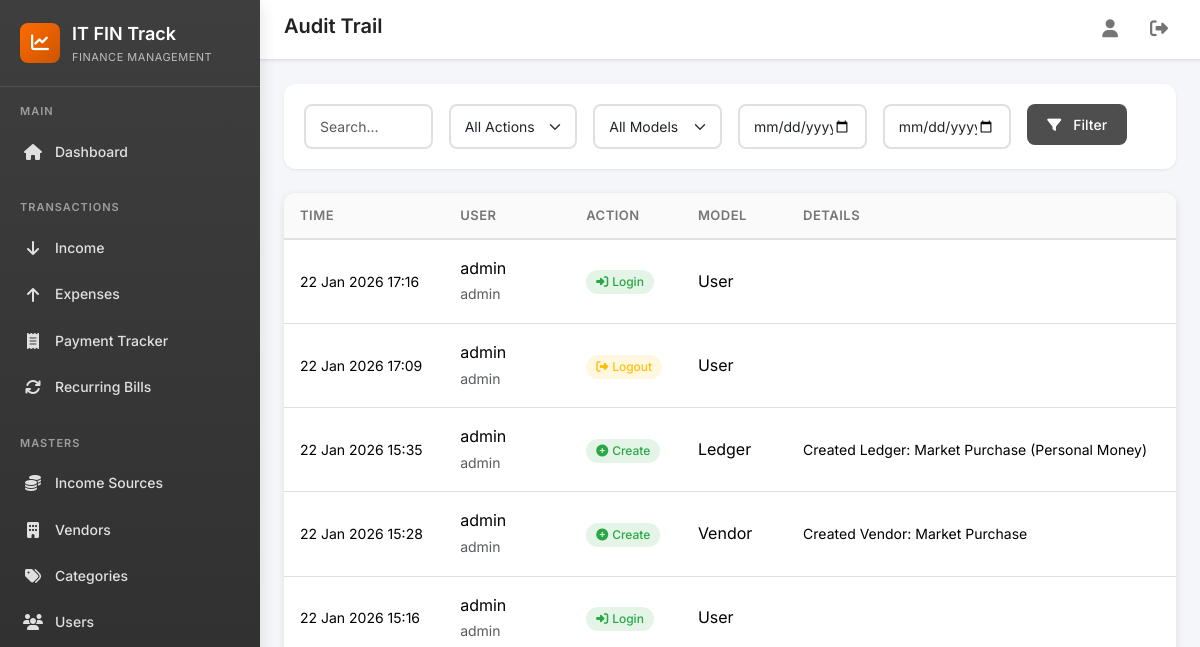
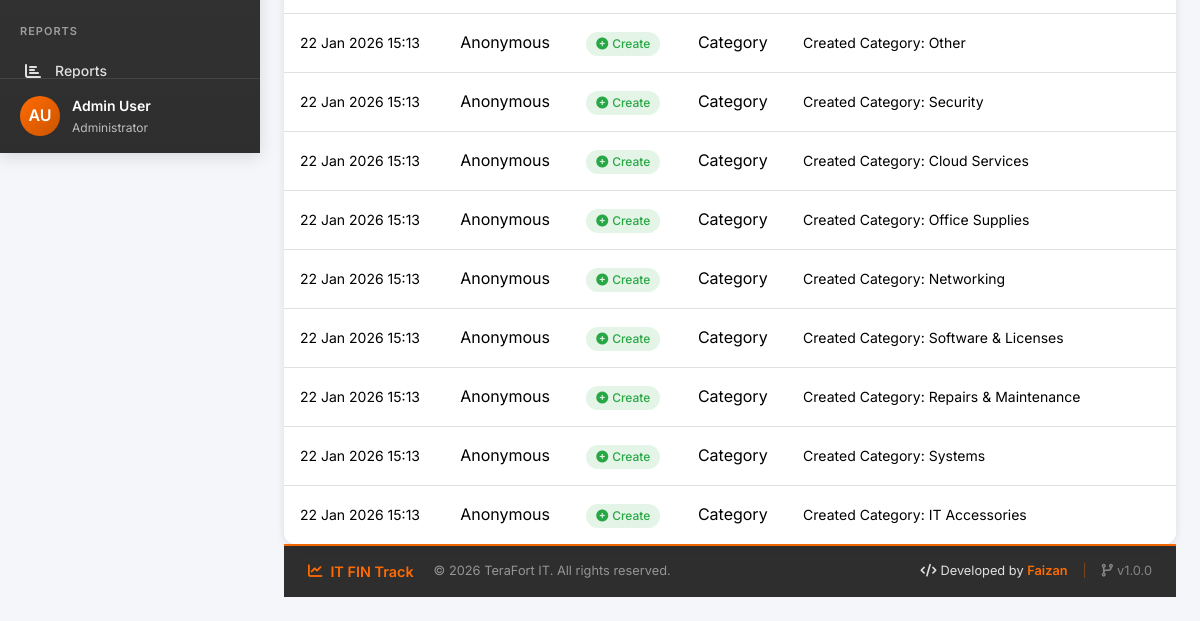
The page /reports/audit-trail/ (signed in) on the database as committed earlier (2 pictures, top to bottom).
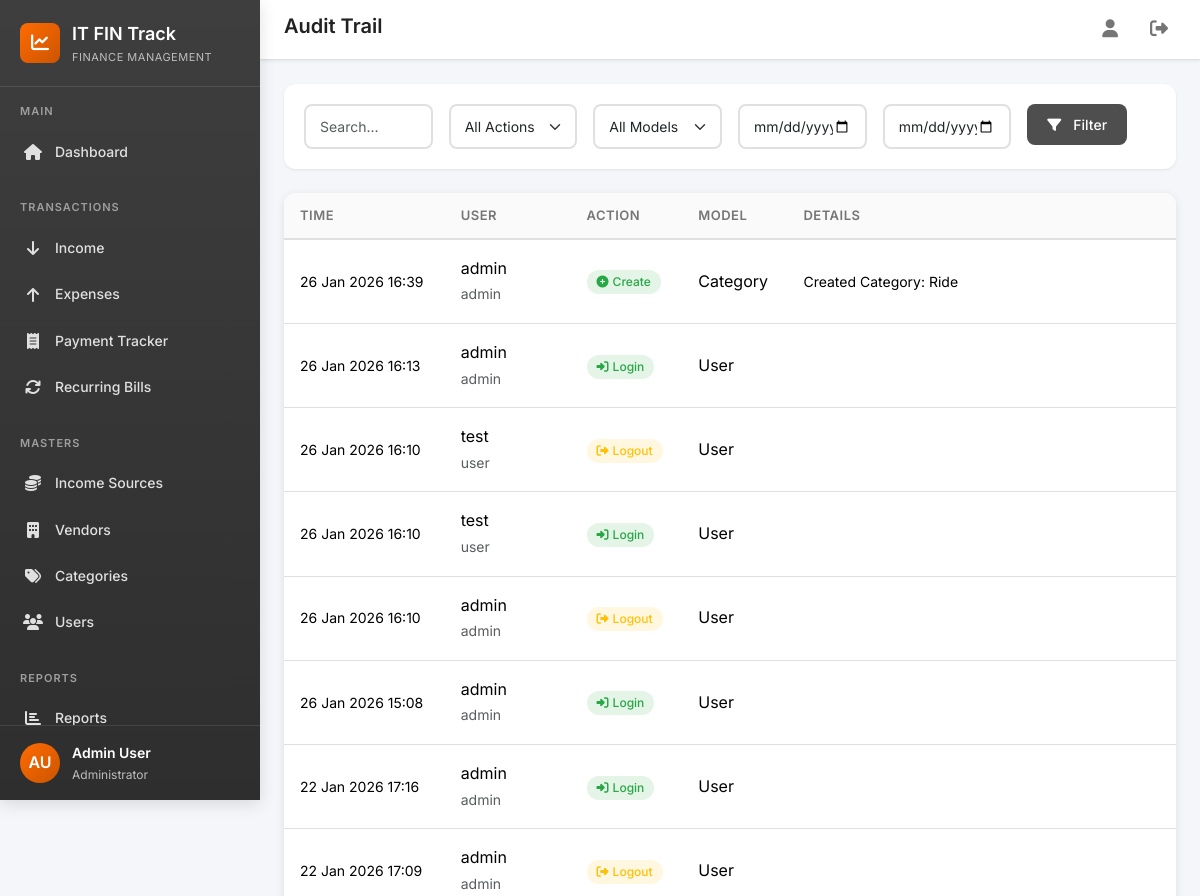
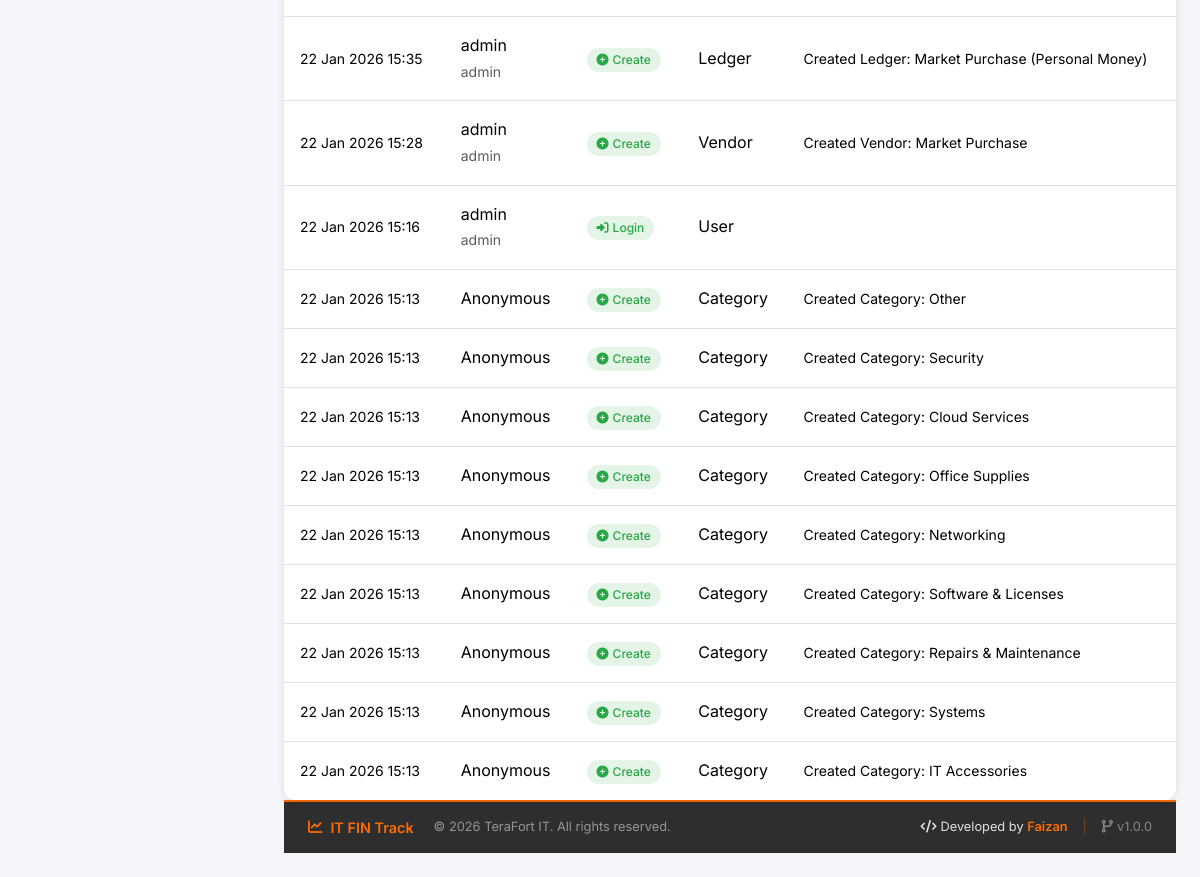
The same page on the database as committed later (2 pictures, top to bottom).
### core/models/audit.py (models this page shows, shortened)
class AuditLog(models.Model):
    class ActionType(models.TextChoices):
        CREATE = 'create', 'Create'
        UPDATE = 'update', 'Update'
        DELETE = 'delete', 'Delete'
        SOFT_DELETE = 'soft_delete', 'Soft Delete'
        RESTORE = 'restore', 'Restore'
        VIEW = 'view', 'View'
        EXPORT = 'export', 'Export'
        LOGIN = 'login', 'Login'
        LOGOUT = 'logout', 'Logout'
        APPROVE = 'approve', 'Approve'
        REJECT = 'reject', 'Reject'
    user = models.ForeignKey(
        settings.AUTH_USER_MODEL,
        on_delete=models.SET_NULL,
        null=True,
        related_name='audit_logs',
        help_text='User who performed the action'
    )
    user_name = models.CharField(
        max_length=150,
        blank=True,
        help_text='Username at time of action (preserved even if user deleted)'
    )
    user_role = models.CharField(
        max_length=50,
        blank=True,
        help_text='User role at time of action'
    )
    action = models.CharField(
        max_length=20,
        choices=ActionType.choices,
        help_text='Type of action performed'
    )
    model_name = models.CharField(
        max_length=100,
        help_text='Name of the affected model'
    )
    object_id = models.PositiveIntegerField(
        null=True,
        blank=True,
        help_text='ID of the affected record'
    )
    object_repr = models.CharField(
        max_length=300,
        blank=True,
        help_text='String representation of the object'
    )
    old_values = models.JSONField(
        null=True,
        blank=True,
        help_text='Previous values (for updates)'
    )
    new_values = models.JSONField(
        null=True,
        blank=True,
        help_text='New values (for creates/updates)'
    )
    changes_summary = models.TextField(
        blank=True,
        help_text='Human-readable summary of changes'
    )
    ip_address = models.GenericIPAddressField(
        null=True,
        blank=True,
        help_text='Client IP address'
    )
    user_agent = models.TextField(
        blank=True,
        help_text='Browser/Client user agent'
    )
    request_path = models.CharField(
        max_length=500,
        blank=True,
        help_text='Request URL path'
    )
    request_method = models.CharField(
        max_length=10,
        blank=True,
        help_text='HTTP method (GET, POST, etc.)'
    )
    timestamp = models.DateTimeField(
        auto_now_add=True,
        help_text='When the action occurred'
    )
    class Meta:
        verbose_name = 'Audit Log'
        verbose_name_plural = 'Audit Logs'
        ordering = ['-timestamp']
        indexes = [
            models.Index(fields=['user', 'timestamp']),
            models.Index(fields=['model_name', 'object_id']),
            models.Index(fields=['action', 'timestamp']),
            models.Index(fields=['timestamp']),
        ]
    @property
    def action_color(self):
        colors = {
            'create': '#28A745',
            'update': '#FF6B01',
            'delete': '#DC3545',
            'soft_delete': '#DC3545',
            'restore': '#17A2B8',
            'view': '#6C757D',
            'export': '#6C757D',
            'login': '#28A745',
            'logout': '#FFC107',
            'approve': '#28A745',
            'reject': '#DC3545',
        }
        return colors.get(self.action, '#6C757D')
    @property
    def action_icon(self):
        icons = {
            'create': 'fa-plus-circle',
            'update': 'fa-edit',
            'delete': 'fa-trash',
            'soft_delete': 'fa-trash-alt',
            'restore': 'fa-undo',
            'view': 'fa-eye',
            'export': 'fa-download',
            'login': 'fa-sign-in-alt',
            'logout': 'fa-sign-out-alt',
            'approve': 'fa-check-circle',
            'reject': 'fa-times-circle',
        }
        return icons.get(self.action, 'fa-circle')

### core/views/reports.py (the view)
# urls.py: path('reports/audit-trail/', reports_views.audit_trail, name='audit_trail'),
@login_required
def audit_trail(request):
    if not request.user.is_admin:
        messages.error(request, 'Only administrators can access the audit trail.')
        return redirect('core:dashboard')
    logs = AuditLog.objects.select_related('user').all()
    user_id = request.GET.get('user', '')
    if user_id:
        logs = logs.filter(user_id=user_id)
    action = request.GET.get('action', '')
    if action:
        logs = logs.filter(action=action)
    model = request.GET.get('model', '')
    if model:
        logs = logs.filter(model_name=model)
    date_from = request.GET.get('date_from', '')
    date_to = request.GET.get('date_to', '')
    if date_from:
        logs = logs.filter(timestamp__date__gte=date_from)
    if date_to:
        logs = logs.filter(timestamp__date__lte=date_to)
    search = request.GET.get('search', '').strip()
    if search:
        logs = logs.filter(changes_summary__icontains=search)
    paginator = Paginator(logs.order_by('-timestamp'), 50)
    page = request.GET.get('page', 1)
    logs = paginator.get_page(page)
    users = User.objects.filter(is_soft_deleted=False)
    actions = AuditLog.ActionType.choices
    models = AuditLog.objects.values_list('model_name', flat=True).distinct()
    context = {
        'logs': logs,
        'users': users,
        'actions': actions,
        'models': models,
        'user_filter': user_id,
        'action_filter': action,
        'model_filter': model,
        'date_from': date_from,
        'date_to': date_to,
        'search': search,
    }
    return render(request, 'core/reports/audit_trail.html', context)

### core/context_processors.py (called while the page is built)
def theme_colors(request):
    return {
        'THEME_COLORS': getattr(settings, 'THEME_COLORS', {}),
    }

### core/models/user.py (called while the page is built)
    @property
    def is_admin(self):
        return self.role == self.Role.ADMIN

### templates/core/reports/audit_trail.html (shortened to what this page needs)
{% extends 'base.html' %}
{% block page_title %}Audit Trail{% endblock %}
{% block content %}
<div class="fade-in">
    <div class="filter-section">
        <form method="get" class="row g-3">
            <div class="col-md-2"><input type="text" name="search" class="form-control" placeholder="Search..." value="{{ search }}"></div>
            <div class="col-md-2"><select name="action" class="form-select"><option value="">All Actions</option></select></div>
            <div class="col-md-2"><select name="model" class="form-select"><option value="">All Models</option></select></div>
            <div class="col-md-2"><input type="date" name="date_from" class="form-control" value="{{ date_from }}"></div>
            <div class="col-md-2"><input type="date" name="date_to" class="form-control" value="{{ date_to }}"></div>
            <div class="col-md-2"><button type="submit" class="btn btn-secondary"><i class="fas fa-filter me-1"></i>Filter</button></div>
        </form>
    </div>
    <div class="card">
        <div class="card-body p-0">
            {% if logs %}
            <div class="table-responsive">
                <table class="table table-hover mb-0">
                    <thead><tr><th>Time</th><th>User</th><th>Action</th><th>Model</th><th>Details</th></tr></thead>
                    <tbody>
                        {% for log in logs %}
                        <tr>
                            <td><small>{{ log.timestamp|date:"d M Y H:i" }}</small></td>
                            <td>{{ log.user_name }}<br><small class="text-muted">{{ log.user_role }}</small></td>
                            <td><span class="badge" style="background:{{ log.action_color }}20;color:{{ log.action_color }}"><i class="fas {{ log.action_icon }} me-1"></i>{{ log.get_action_display }}</span></td>
                            <td>{{ log.model_name }}</td>
                            <td><small>{{ log.changes_summary|truncatewords:15 }}</small></td>
                        </tr>
                        {% endfor %}
                    </tbody>
                </table>
            </div>
            {% else %}
            <div class="empty-state"><div class="empty-state-icon"><i class="fas fa-history"></i></div><h5>No audit logs found</h5></div>
            {% endif %}
        </div>
    </div>
</div>
{% endblock %}

Rows that differ between the two databases and show on the page:
added AuditLog: timestamp "26 Jan 2026 16:39", user_name "admin", user_role "admin", action "Create", model_name "Category", changes_summary "Created Category: Ride"
added AuditLog: timestamp "26 Jan 2026 16:13", user_name "admin", user_role "admin", action "Login", model_name "User"
added AuditLog: timestamp "26 Jan 2026 16:10", user_name "test", user_role "user", action "Logout", model_name "User"
added AuditLog: timestamp "26 Jan 2026 16:10", user_name "test", user_role "user", action "Login", model_name "User"
added AuditLog: timestamp "26 Jan 2026 16:10", user_name "admin", user_role "admin", action "Logout", model_name "User"
added AuditLog: timestamp "26 Jan 2026 15:08", user_name "admin", user_role "admin", action "Login", model_name "User"
